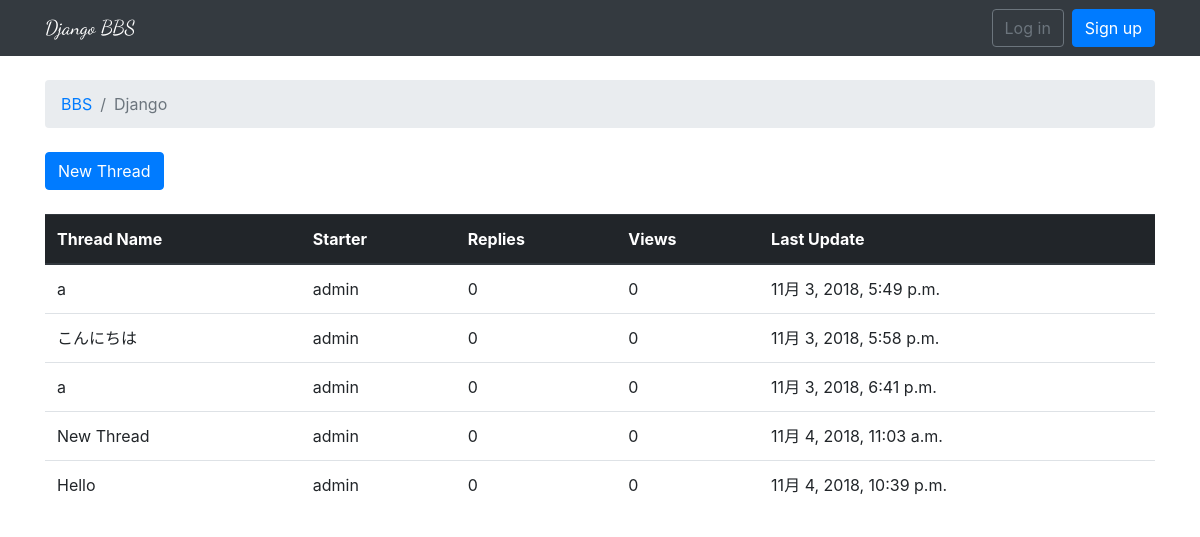
/1/, run on the app's committed database.
### bbs/models.py (models this page shows, shortened)
class Bbs(models.Model):
    name = models.CharField(max_length=30, unique=True)
    description = models.CharField(max_length=100)

class Thread(models.Model):
    name = models.CharField(max_length=255)
    last_updated = models.DateTimeField(auto_now_add=True)
    bbs = models.ForeignKey(Bbs, related_name='thread', on_delete=models.CASCADE)
    starter = models.ForeignKey(User, related_name='thread', on_delete=models.CASCADE)

### bbs/views.py (the view)
# urls.py: path('<int:pk>/', views.bbs_threads, name='bbs_threads'),
def bbs_threads(request, pk):
    bbs = get_object_or_404(Bbs, pk=pk)
    return render(request, 'threads.html', {'bbs': bbs})

### templates/threads.html (shortened to what this page needs)
{% extends 'base.html' %}
{% block breadcrumb %}
  <li class="breadcrumb-item"><a href="{% url 'bbs:index' %}">BBS</a></li>
  <li class="breadcrumb-item active">{{ bbs.name }}</li>
{% endblock %}
{% block content %}
  <div class="mb-4">
    <a href="{% url 'bbs:new_thread' bbs.pk %}" class="btn btn-primary">New Thread</a>
  </div>
  <table class="table">
    <thead class="thead-dark">
      <tr>
        <th>Thread Name</th>
        <th>Starter</th>
        <th>Replies</th>
        <th>Views</th>
        <th>Last Update</th>
      </tr>
    </thead>
    <tbody>
      {% for thread in bbs.thread.all %}
        <tr>
          <td>{{ thread.name }}</td>
          <td>{{ thread.starter.username }}</td>
          <td>0</td>
          <td>0</td>
          <td>{{ thread.last_updated }}</td>
        </tr>
      {% endfor %}
    </tbody>
  </table>
{% endblock %}

### templates/base.html (shortened to what this page needs)
{% load static %}
<!DOCTYPE html>
<html>
<head>
  <link rel="stylesheet" href="{% static 'css/bootstrap.min.css' %}">
  <link rel="stylesheet" href="{% static 'css/app.css' %}">
</head>
<body>
  {% block body %}
    <nav class="navbar navbar-expand-lg navbar-dark bg-dark">
      <div class="container">
        <a class="navbar-brand" href="{% url 'bbs:index' %}">Django BBS</a>
        <div class="collapse navbar-collapse" id="mainMenu">
          {% if user.is_authenticated %}
            <ul class="navbar-nav ml-auto">
              <li class="nav-item dropdown">
                <a class="nav-link dropdown-toggle" href="#" id="userMenu" data-toggle="dropdown" aria-haspopup="true" aria-expanded="false">
                  {{ user.username }}
                </a>
                <div class="dropdown-menu dripdown-menu-right" aria-labelledby="userMenu">
                  <a class="dropdown-item" href="#">My account</a>
                  <a class="dropdown-item" href="#">Change password</a>
                  <div class="dropdown-divider"></div>
                  <a class="dropdown-item" href="{% url 'logout' %}">Log out</a>
                </div>
            </ul>
          {% else %}
            <form class="form-inline ml-auto">
              <a href="{% url 'login' %}" class="btn btn-outline-secondary">Log in</a>
              <a href="{% url 'signup' %}" class="btn btn-primary ml-2">Sign up</a>
            </form>
          {% endif %}
        </div>
      </div>
    </nav>
    <div class="container">
      <ol class="breadcrumb my-4">
        {% block breadcrumb %}
        {% endblock %}
      </ol>
      {% block content %}
      {% endblock %}
    </div>
  {% endblock body %}
</body>
</html>

### static/css/app.css (style rules this page uses)
.navbar-brand { font-family: 'Dancing Script', cursive; }

### data on the page
Bbs: name "Django"
Thread: name "a", starter.username "admin", last_updated "11月 3, 2018, 5:49 p.m."
Thread: name "こんにちは", starter.username "admin", last_updated "11月 3, 2018, 5:58 p.m."
Thread: name "a", starter.username "admin", last_updated "11月 3, 2018, 6:41 p.m."
Thread: name "New Thread", starter.username "admin", last_updated "11月 4, 2018, 11:03 a.m."
Thread: name "Hello", starter.username "admin", last_updated "11月 4, 2018, 10:39 p.m."
